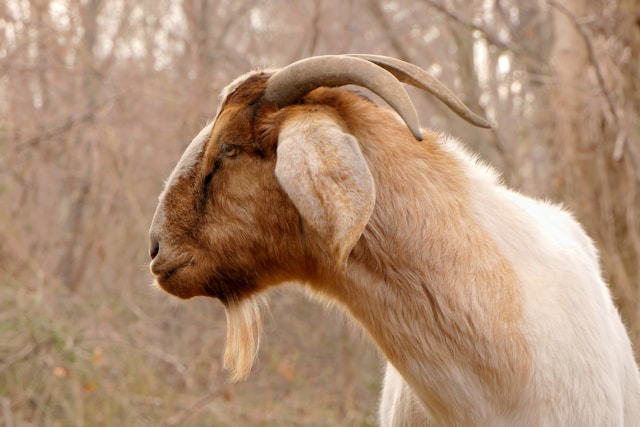
#> input picture images/goat.jpg, 640 x 427 px
$ python threshold.py
#> lines starting #> are read from the running program, lines starting #| are printed output that depends on the picture; after the words box and inside, x2 and y2 are one past the last pixel; in counts of white or black regions, pixels touching at a corner belong together
import cv2

img = cv2.imread("./images/goat.jpg")
#> img is the input picture: shape (427, 640, 3); mean B, G, R 117.5, 142.7, 175.3

# COnverting to grayscale
gray = cv2.cvtColor(img, cv2.COLOR_BGR2GRAY)
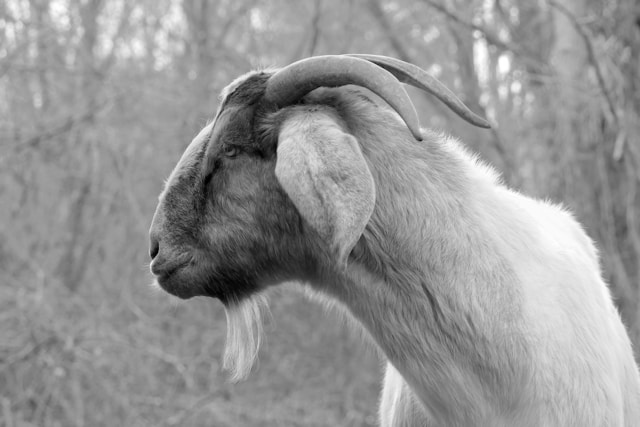
#> gray: shape (427, 640); min 0, max 255, mean 149.6

# All values below 80 -> 0 and all above 80 -> 255
ret, thresh = cv2.threshold(gray, 80, 255, cv2.THRESH_BINARY)
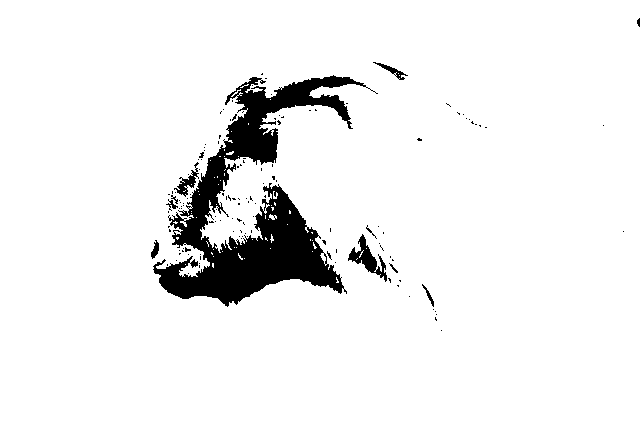
#> thresh: shape (427, 640); 93.4% white; 135 black regions (124 under 20 px), largest, box (x1, y1, x2, y2) and area: (153, 75, 378, 307) 16408, (348, 234, 387, 282) 598, (174, 162, 199, 197) 256
# Just a blur to really differentiate the object from the background
thresh = cv2.blur(thresh, (10, 10))
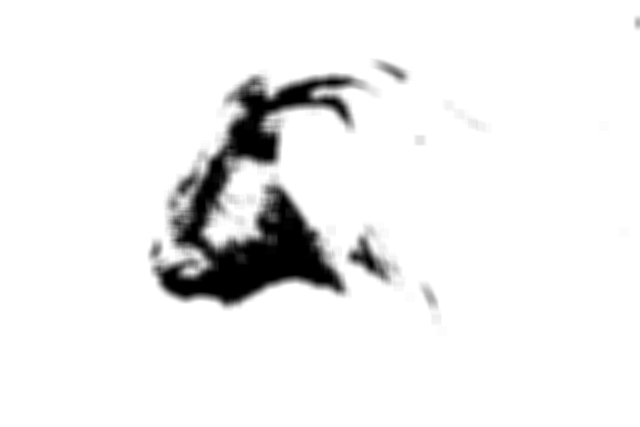
#> thresh: shape (427, 640); min 0, max 255, mean 238.1
ret, thresh = cv2.threshold(thresh, 80, 255, cv2.THRESH_BINARY)
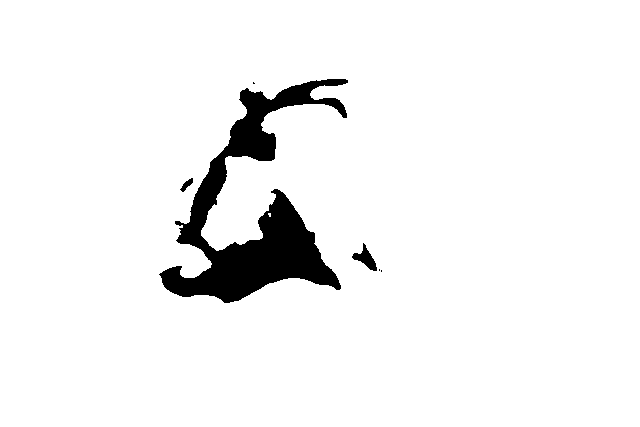
#> thresh: shape (427, 640); 94.9% white; 6 black regions (3 under 20 px), largest, box (x1, y1, x2, y2) and area: (159, 79, 348, 303) 13688, (352, 243, 377, 271) 281, (180, 178, 193, 192) 77

# Adaptive threshold helps to automate finding a threshold for complicated images

cv2.imshow("frame", img)
cv2.imshow("threshold", thresh)
cv2.waitKey(0)
